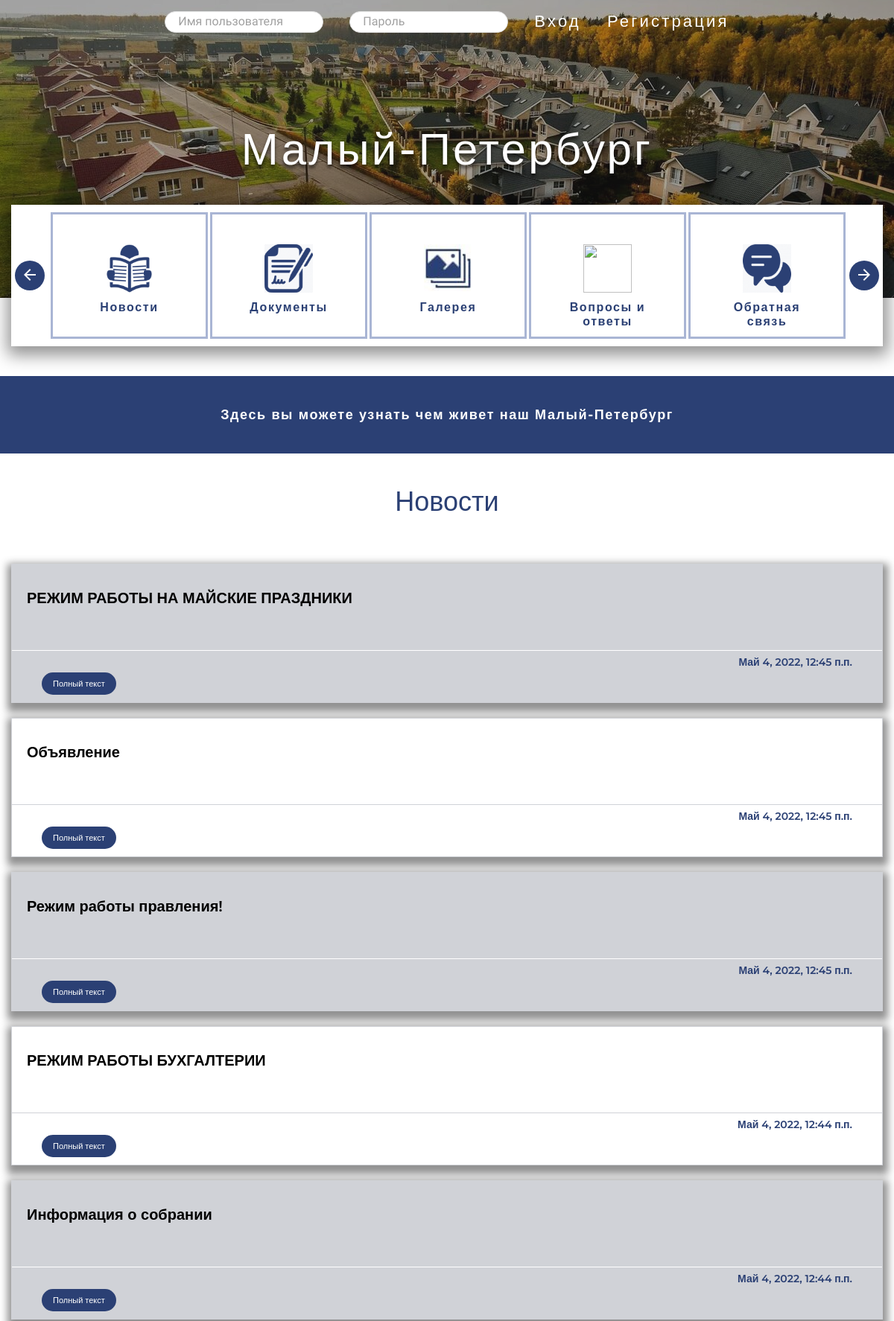
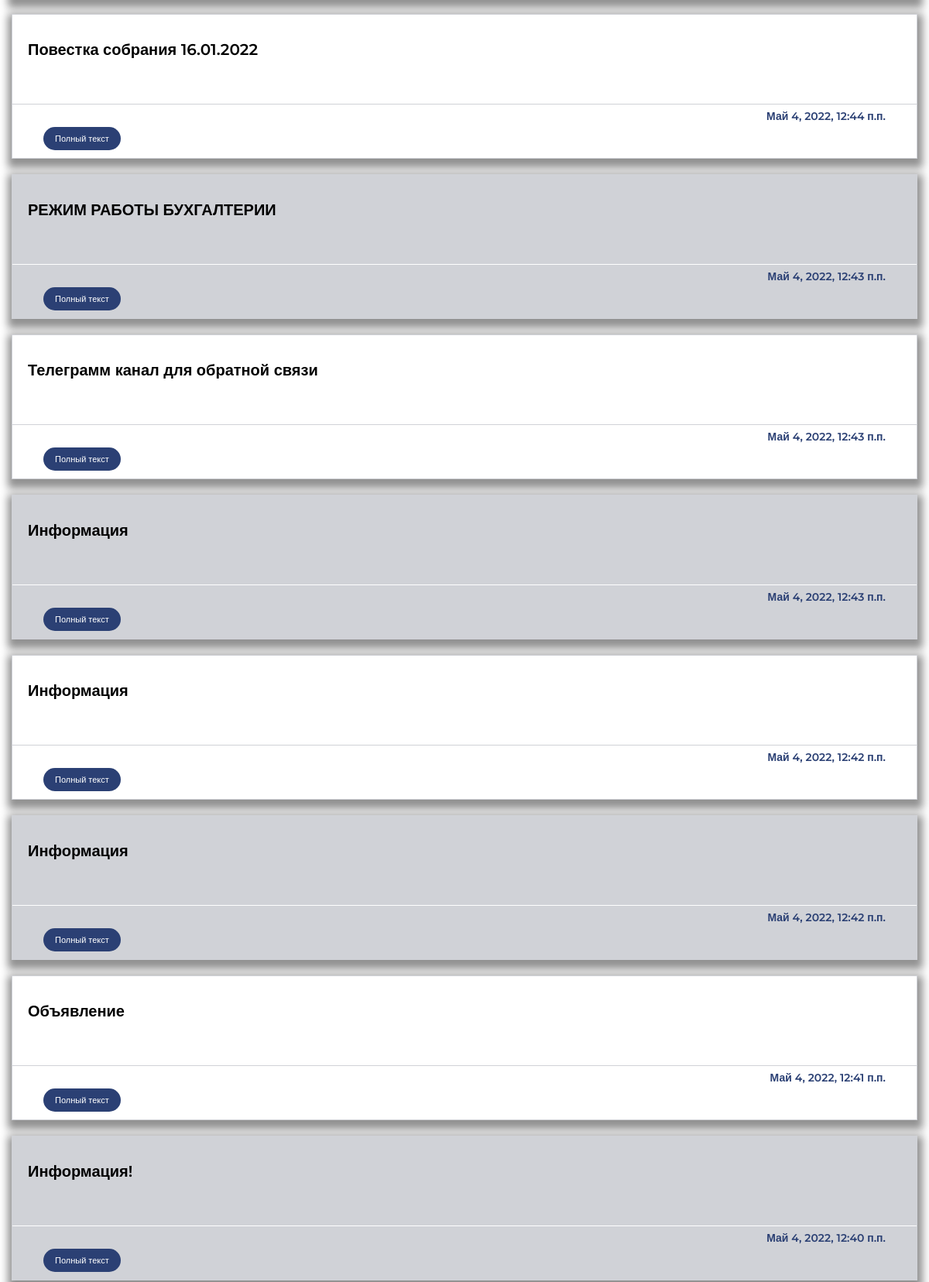
The page / (upper part) on the database its author committed (2 pictures, top to bottom).
### main_app/models.py (models this page shows, shortened)
class News(models.Model):
    title = models.CharField(max_length=60, verbose_name='Заголовок')
    text = tinymce_models.HTMLField(max_length=8000, verbose_name='Текст новости')
    date = models.DateTimeField(auto_now=True, verbose_name='Дата создания')
    class Meta:
        verbose_name = 'Новость'
        verbose_name_plural = 'Новости'
        ordering = ['-id']

### main_app/views.py (the view)
# urls.py: path('', views.NewsView.as_view(), name='main'),
class NewsView(View):
    def get(self, request):
        news = News.objects.all()
        text = 'Здесь вы можете узнать чем живет наш Малый-Петербург'
        location = 'Новости'
        return render(request, 'pages/news.html', {'news': news,
                                                   'text': text,
                                                   'location': location,
                                                   'LoginForm': LoginForm})

### main_app/templates/pages/news.html
{% extends 'base/base.html' %}
{% block news %}
{% include 'components/news.html' %}
{% endblock %}

### main_app/templates/components/news.html
{% block news %}
<section class="news">
    <div class="container">
        <div class="news__inner">
            <h2 class="news__title">Новости</h2>
            {% for i in news %}
            <div class="news__item">
                <div class="news__wrapper">
                    <h3 class="news__item-title">{{i.title}}</h3>
                    <div class="news__item-text">{{i.text|safe}}</div>
                </div>
                <p class="news__item-date">{{i.date}}</p>
                <button class="news-button">Полный текст</button>
            </div>
            {% endfor %}
        </div>
    </div>
</section>
{% endblock %}

### static/css/style.css (style rules this page uses)
html { box-sizing: border-box; }
*,*::after,*::before { box-sizing: inherit; }
body { font-family: 'Roboto Condensed', sans-serif; font-weight:400; font-size: 18px; line-height:24px; color:black; }
.container { max-width: 1230px; padding: 0 15px; margin: 0 auto; }
.menu__list-item--input-style { border: 1px solid #DFDFDF; padding: 6px 17px; border-radius:20px; margin-bottom:20px; }
.menu__list-item--input-style::placeholder { color: #A1A1A1; font-family: 'Roboto Condensed', sans-serif; font-weight:400; font-size:16px; line-height:27px; }
.news__inner { display: -ms-grid; display: grid; -ms-grid-columns: 1fr; grid-template-columns: 1fr; -ms-grid-rows: minmax(10px, auto); grid-template-rows: minmax(10px, auto); padding-bottom: 20px; gap: 20px 0px; grid-template-areas: "." "." "."; }
.news__title { margin: 0 auto; color: #2B4074; text-align: center; font-size: 36px; padding: 40px 0 40px 0; line-height: 48px; font-weight: 500; font-family: 'Montserrat', sans-serif; cursor: default; }
.news__wrapper { padding-left:20px; padding-right:30px; padding-bottom: 15px; height: 100px; overflow: hidden; position: relative; }
.news__item { padding-top: 15px; border: 1px solid #d0d2d7; background: #fff; box-shadow: 1px 6px 10px 6px rgb(0 0 0 / 43%); }
.news__item:nth-child(even) { background: #d0d2d7; }
.news__item-title { font-size: 20px; line-height: 30px; font-weight: 600; font-family: 'Montserrat', sans-serif; color: black; padding-top: 15px; padding-bottom:20px ; }
.news__item-text { font-size: 16px; line-height: 30px; font-weight: 500; font-family: 'Montserrat', sans-serif; color: black; padding-bottom:15px ; }
.news__item-date { border-top:1px solid #d0d2d7 ; text-align: right; padding-right:40px; font-size: 14px; line-height: 30px; font-weight: 600; font-family: 'Montserrat', sans-serif; color: #2B4074; }
.news__item:nth-child(even) .news__item-date { border-top: 1px solid white; }
.news-button { padding: 0 15px; font-size: 11px; margin-top: -20px; margin-left: 40px; margin-bottom: 10px; text-align: center; color: #fff; background-color: #2B4074; border-radius: 60px; cursor: pointer; border: none; line-height: 30px; font-weight: 500; font-family: 'Montserrat', sans-serif; -webkit-transform: scale(1); transform: scale(1); -webkit-transition: all 0.2s ease-in-out; transition: all 0.2s ease-in-out; }

### rows shown on the page
News: title "РЕЖИМ РАБОТЫ НА МАЙСКИЕ ПРАЗДНИКИ", date "Май 4, 2022, 12:45 п.п."
News: title "Объявление", date "Май 4, 2022, 12:45 п.п."
News: title "Режим работы правления!", date "Май 4, 2022, 12:45 п.п."
News: title "РЕЖИМ РАБОТЫ БУХГАЛТЕРИИ", date "Май 4, 2022, 12:44 п.п."
News: title "Информация о собрании", date "Май 4, 2022, 12:44 п.п."
News: title "Повестка собрания 16.01.2022", date "Май 4, 2022, 12:44 п.п."
News: title "РЕЖИМ РАБОТЫ БУХГАЛТЕРИИ", date "Май 4, 2022, 12:43 п.п."
News: title "Телеграмм канал для обратной связи", date "Май 4, 2022, 12:43 п.п."
News: title "Информация", date "Май 4, 2022, 12:43 п.п."
News: title "Информация", date "Май 4, 2022, 12:42 п.п."
News: title "Информация", date "Май 4, 2022, 12:42 п.п."
News: title "Объявление", date "Май 4, 2022, 12:41 п.п."
News: title "Информация!", date "Май 4, 2022, 12:40 п.п."

### other values the page prints
{{ text|safe }} "Здесь вы можете узнать чем живет наш Малый-Петербург"
